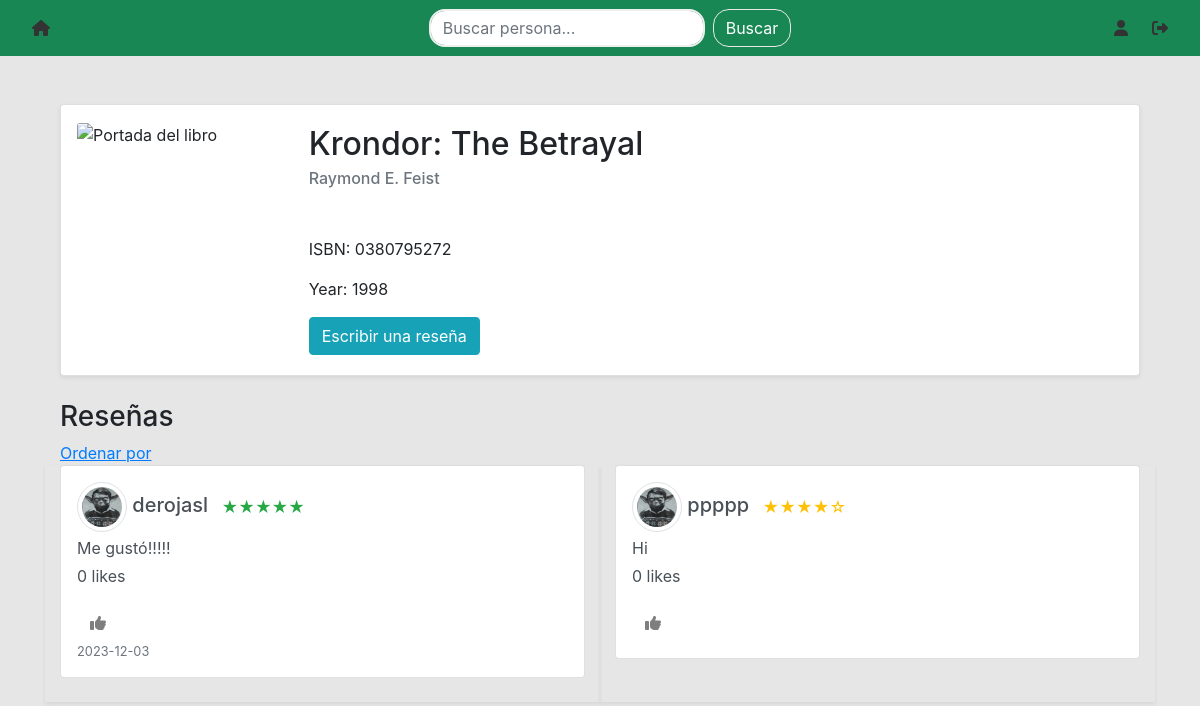
Screenshot of /book/0380795272/date (signed in) with the database file from the repository.
### website/models.py (models this page shows)
class Book(db.Model):
    id = db.Column(db.Integer, primary_key=True)
    isbn = db.Column(db.String(150), unique=True)
    title = db.Column(db.String(500))
    author = db.Column(db.String(300))
    year = db.Column(db.Integer)
    users = db.relationship('User', secondary='list')

class Review(db.Model):
    id = db.Column(db.Integer, primary_key=True)
    book_isbn = db.Column(db.String(150), db.ForeignKey('book.isbn'))
    user_email = db.Column(db.String(150), db.ForeignKey('user.email'))
    review = db.Column(db.String(5000))
    rating = db.Column(db.Integer)
    date = db.Column(db.DateTime(timezone=True), default=func.now())
    likes = db.relationship('Like', backref='review', lazy='dynamic')
    user = db.relationship('User', backref='review')

class User(db.Model, UserMixin):
    id = db.Column(db.Integer, primary_key=True)
    email = db.Column(db.String(150), unique=True)
    password = db.Column(db.String(150))
    first_name = db.Column(db.String(150))
    notes = db.relationship('Note')
    books = db.relationship('Book', secondary='list')
    reviews = db.relationship('Review')
    photo_path = db.Column(db.String(255))

### website/views.py (the view, shortened to what this page needs)
@views.route('/book/<isbn>', defaults={'sort': 'likes', 'order': 'desc'}, methods=['GET', 'POST'])
@views.route('/book/<isbn>/<sort>', defaults={'order': 'desc'}, methods=['GET', 'POST'])
@views.route('/book/<isbn>/<sort>/<order>', methods=['GET', 'POST'])
@login_required
def book(isbn, sort, order):
    book = Book.query.filter_by(isbn=isbn).first_or_404()
    cover_url = get_book_cover(isbn)
    reviewed = False
    invalid_feedback = False
    if sort == 'likes':
        if order == 'asc':
            reviews = Review.query.filter_by(book_isbn=book.isbn).outerjoin(Like).group_by(Review.id).order_by(func.count(Like.user_id).asc()).all()
        else:
            reviews = Review.query.filter_by(book_isbn=book.isbn).outerjoin(Like).group_by(Review.id).order_by(func.count(Like.user_id).desc()).all()
    elif sort == 'date':
        if order == 'asc':
            reviews = Review.query.filter_by(book_isbn=book.isbn).order_by(Review.date.asc()).all()
        else:
            reviews = Review.query.filter_by(book_isbn=book.isbn).order_by(desc(Review.date)).all()
    elif sort == 'length':
        if order == 'asc':
            reviews = Review.query.filter_by(book_isbn=book.isbn).order_by(func.length(Review.review).asc()).all()
        else:
            reviews = Review.query.filter_by(book_isbn=book.isbn).order_by(func.length(Review.review).desc()).all()
    else:
        reviews = Review.query.filter_by(book_isbn=book.isbn).all()
    return render_template('book.html', book=book, user=current_user, reviews=reviews, reviewed=reviewed, invalid_feedback=invalid_feedback, cover_url=cover_url)

### website/__init__.py (called while the page is built)
def create_app():
    app = Flask(__name__)
    app.config['SECRET_KEY'] = 'hjshjhdjah kjshkjdhjs'
    app.config['SQLALCHEMY_DATABASE_URI'] = f'sqlite:///{DB_NAME}'
    app.config['UPLOAD_FOLDER'] = './website/static/uploads'
    app.config['ALLOWED_EXTENSIONS'] = {'png', 'jpg', 'jpeg'}
    if not os.path.exists(app.config['UPLOAD_FOLDER']):
        os.makedirs(app.config['UPLOAD_FOLDER'])
    db.init_app(app)
    from .views import views
    from .auth import auth
    app.register_blueprint(views, url_prefix='/')
    app.register_blueprint(auth, url_prefix='/')
    from .models import User, Note
    with app.app_context():
        db.create_all()
    login_manager = LoginManager()
    login_manager.login_view = 'auth.login'
    login_manager.init_app(app)
    @login_manager.user_loader
    def load_user(id):
        return User.query.get(int(id))
    return app

### website/views.py (called while the page is built)
def get_book_cover(isbn):
    return f'https://covers.openlibrary.org/b/isbn/{isbn}-L.jpg'

### website/templates/book.html (shortened to what this page needs)
{% extends "base.html" %} {% block title %} {{book.title }}{% endblock %} {% block content
    %}
    <div class="container mt-5">
        <div class="card shadow-sm">
            <div class="row no-gutters">
                <div class="col-md-2 p-3">
                    <img src="{{ cover_url }}" class="card-img" alt="Portada del libro" style="max-height: 250px; width: 200px;">
                </div>
                <div class="col-md-9 pl-5">
                    <div class="card-body">
                        <h2 class="card-title">{{ book.title }}</h2>
                        <h6 class="card-subtitle  mb-2 text-muted">{{ book.author }}</h6>
                        <p class="card-text mt-5">ISBN: {{ book.isbn }}</p>
                        <p class="card-text">Year: {{ book.year }}</p>
                        <button type="button" class="btn btn-info " data-toggle="modal" data-target="#reviewModal">
                            Escribir una reseña
                        </button>
                    </div>
                </div>
            </div>
        </div>
        <div class="mt-4">
            <h3>Reseñas</h3>
            <a href="#" class="text-primary" data-toggle="modal" data-target="#sortModal" style="text-decoration: underline;">
                Ordenar por
            </a>
        <br>
            {% if reviews %}
            <div class="row">
                {% for review in reviews %}
                <div class="col-md-6 shadow-sm">
                    <div class="list-group-item list-group-item-action {% if current_user.email == review.user_email %}my-review{% endif %} mb-4 p-3">
                        <div class="d-flex w-100 justify-content-between">
                            <h5 class="mb-1">
                                <img src="{{ url_for('static', filename=review.user.photo_path) }}" alt="User Image" class="user-image img-thumbnail rounded-circle" style="width: 50px; height: 50px; object-fit: cover;">
                                {{ review.user_email.split('@')[0] }} <small class="ml-2 review-stars {% if review.rating == 1 %}text-danger{% elif review.rating == 2 %}text-danger{% elif review.rating == 3 %}text-warning{% elif review.rating == 4 %}text-warning{% elif review.rating == 5 %}text-success{% endif %}">{% for i in range(review.rating) %}★{% endfor %}{% for i in range(5 - review.rating) %}☆{% endfor %}</small></h5>
                        </div>
                        <p class="mb-1 review-text">{{ review.review }}</p>
                        <p>{{ review.likes.count() }} likes</p>
                        <form action="{{ url_for('views.like_review', review_id=review.id) }}" method="post">
                            <button type="submit" class="btn btn-link" style="color: rgb(126, 126, 126); text-decoration: none;">
                                <i class="fas fa-thumbs-up"></i>
                            </button>
                        </form>
                        <div class="d-flex w-100 justify-content-between">
                            {% if review.date %}
                            <small class="text-muted">{{ review.date.strftime('%Y-%m-%d') }}</small>
                            {% endif %}
                        </div>
                    </div>
                </div>
                {% endfor %}
            </div>
            {% else %}
            <p class="text-muted">No hay reseñas.</p>
            {% endif %}
        </div>
    </div>
{% endblock %}

### rows the page displays
Book: title "Krondor: The Betrayal", author "Raymond E. Feist", isbn "0380795272", year "1998"
Review: photo_path (picture), user_email "derojasl", rating 5 (drawn), review "Me gustó!!!!!", likes.count "0", date "2023-12-03"
Review: photo_path (picture), user_email "ppppp", rating 4 (drawn), review "Hi", likes.count "0"
